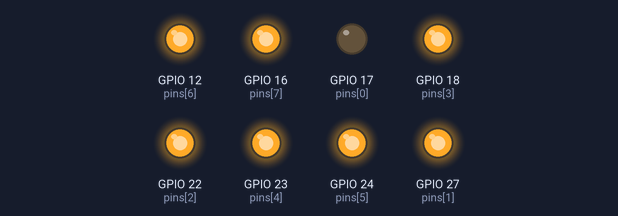
Simulated run of this program. Board: Raspberry Pi (BCM pin numbers). On the bench: output pins drawn as LEDs (lit = HIGH). What the program prints to the terminal is not drawn. At 12.8 s the program stops and its outputs stay as they are.

Above: at 0.1 s.
At 0.9 s:
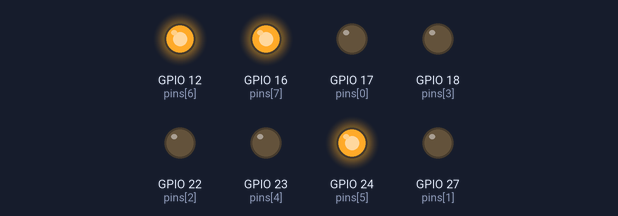
At 1.7 s:
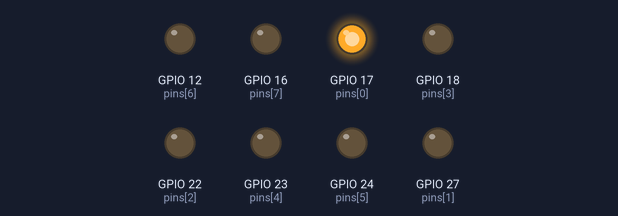
At 3.5 s:
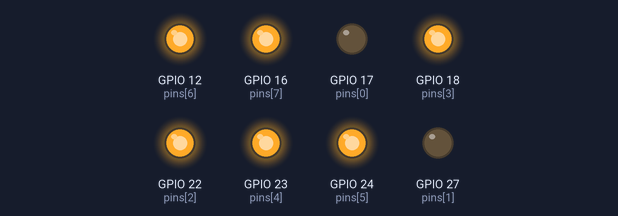
At 6.5 s:
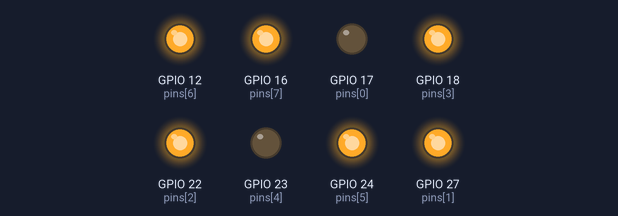
At 12.7 s:
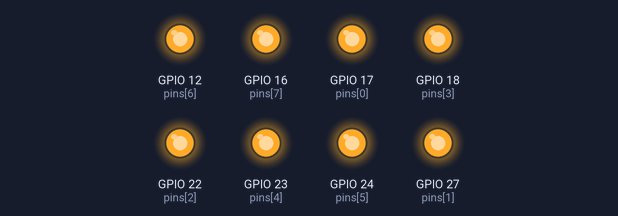
Timing chart, 0 to 14.2 s (numbered marks = the images above):
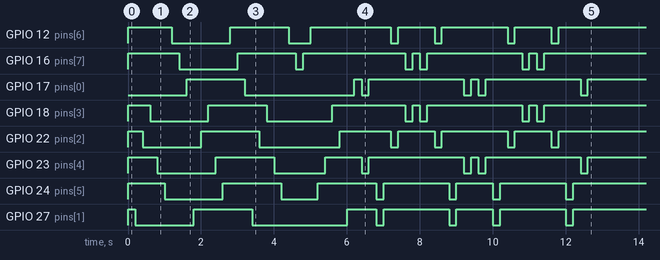

The program:

juego_de_luces.py
```python
import RPi.GPIO as GPIO
import time

GPIO.setmode(GPIO.BCM)
GPIO.setwarnings(False)

pins = [17,27,22,18,23,24,12,16]
print "\n*********************************************"
print "* This are the ports I will using"
print "***********************************************\n"
print pins

def set_all_pins_to_out_type():
	for pin in pins:
		GPIO.setup(pin,GPIO.OUT)

def chance_all_pins_to_status(status, sleep_time=0, reverse=False):
	state = None
	tmp_pins = pins
	if reverse:
		tmp_pins = reversed(tmp_pins)

	if status == GPIO.HIGH:
		state = GPIO.HIGH
	elif status == GPIO.LOW:
		state = GPIO.LOW

	if state is not None:
		for pin in tmp_pins:
			GPIO.output(pin, state)
			time.sleep(sleep_time)

def my_reverse(alist):
    newlist = []
    for i in range(1, len(alist) + 1):
        newlist.append(alist[-i])
    return newlist

def turn_halfs_to_left_right(sleep_time=1, reverse=False):
	tmp_pins = pins
	a = []
	b = []

	for i in xrange(0,len(tmp_pins)/2):
		a.append(tmp_pins[i])

	for i in xrange(len(tmp_pins)/2,len(tmp_pins)):
		b.append(tmp_pins[i])

	if reverse:
		a = my_reverse(a)
		b = my_reverse(b)

	for i in xrange(len(a)):
		GPIO.output(a[i], GPIO.LOW)
		GPIO.output(b[i], GPIO.LOW)
		time.sleep(sleep_time)
		GPIO.output(a[i], GPIO.HIGH)
		GPIO.output(b[i], GPIO.HIGH)
		time.sleep(sleep_time)

#************************
# MAIN
#************************

# SET ALL PINS TO OUT TYPE
set_all_pins_to_out_type()


# TURN ALL LIGHT OFF
chance_all_pins_to_status(GPIO.HIGH)

#####################################################################################
# TEST 01  -- TURN ON ALL LIGHTS ONE BY ONE AND AFTER TURN OFF ONE BY ONE SAME SIDE
#####################################################################################
print "TEST 01  -- TURN ON ALL LIGHTS ONE BY ONE AND AFTER TURN OFF ONE BY ONE SAME SIDE"
chance_all_pins_to_status(GPIO.LOW, 0.2)
chance_all_pins_to_status(GPIO.HIGH, 0.2)
chance_all_pins_to_status(GPIO.HIGH)


#####################################################################################
# TEST 02  -- TURN ON ALL LIGHTS ONE BY ONE AND AFTER TURN OFF ONE BY ONE BACK SIDE
#####################################################################################
chance_all_pins_to_status(GPIO.LOW, 0.2)
chance_all_pins_to_status(GPIO.HIGH, 0.2, True)
chance_all_pins_to_status(GPIO.HIGH)

#####################################################################################
# TEST 02  -- TURN ON ALL LIGHTS ONE BY ONE AND AFTER TURN OFF ONE BY ONE BACK SIDE
#####################################################################################
turn_halfs_to_left_right(0.2)
turn_halfs_to_left_right(0.2, True)
turn_halfs_to_left_right(0.2)
turn_halfs_to_left_right(0.2, True)
```

Measured:
- by itself, GPIO 12 (pins[6]): LOW → HIGH at 0.00 s, → LOW 1.2 s later, → HIGH 1.6 s later, → LOW 1.6 s later, … (13 changes in this stretch)
- by itself, GPIO 16 (pins[7]): LOW → HIGH at 0.00 s, → LOW 1.4 s later, → HIGH 1.6 s later, → LOW 1.6 s later, … (13 changes in this stretch)
- by itself, GPIO 17 (pins[0]): LOW → HIGH at 1.6 s, → LOW 1.6 s later, → HIGH 3.0 s later, → LOW 0.20 s later, … (11 changes in this stretch)
- by itself, GPIO 18 (pins[3]): LOW → HIGH at 0.00 s, → LOW 0.60 s later, → HIGH 1.6 s later, → LOW 1.6 s later, … (13 changes in this stretch)
- by itself, GPIO 22 (pins[2]): LOW → HIGH at 0.00 s, → LOW 0.40 s later, → HIGH 1.6 s later, → LOW 1.6 s later, … (13 changes in this stretch)
- by itself, GPIO 23 (pins[4]): LOW → HIGH at 0.00 s, → LOW 0.80 s later, → HIGH 1.6 s later, → LOW 1.6 s later, … (13 changes in this stretch)
- by itself, GPIO 24 (pins[5]): LOW → HIGH at 0.00 s, → LOW 1.0 s later, → HIGH 1.6 s later, → LOW 1.6 s later, … (13 changes in this stretch)
- by itself, GPIO 27 (pins[1]): LOW → HIGH at 0.00 s, → LOW 0.20 s later, → HIGH 1.6 s later, → LOW 1.6 s later, … (13 changes in this stretch)
